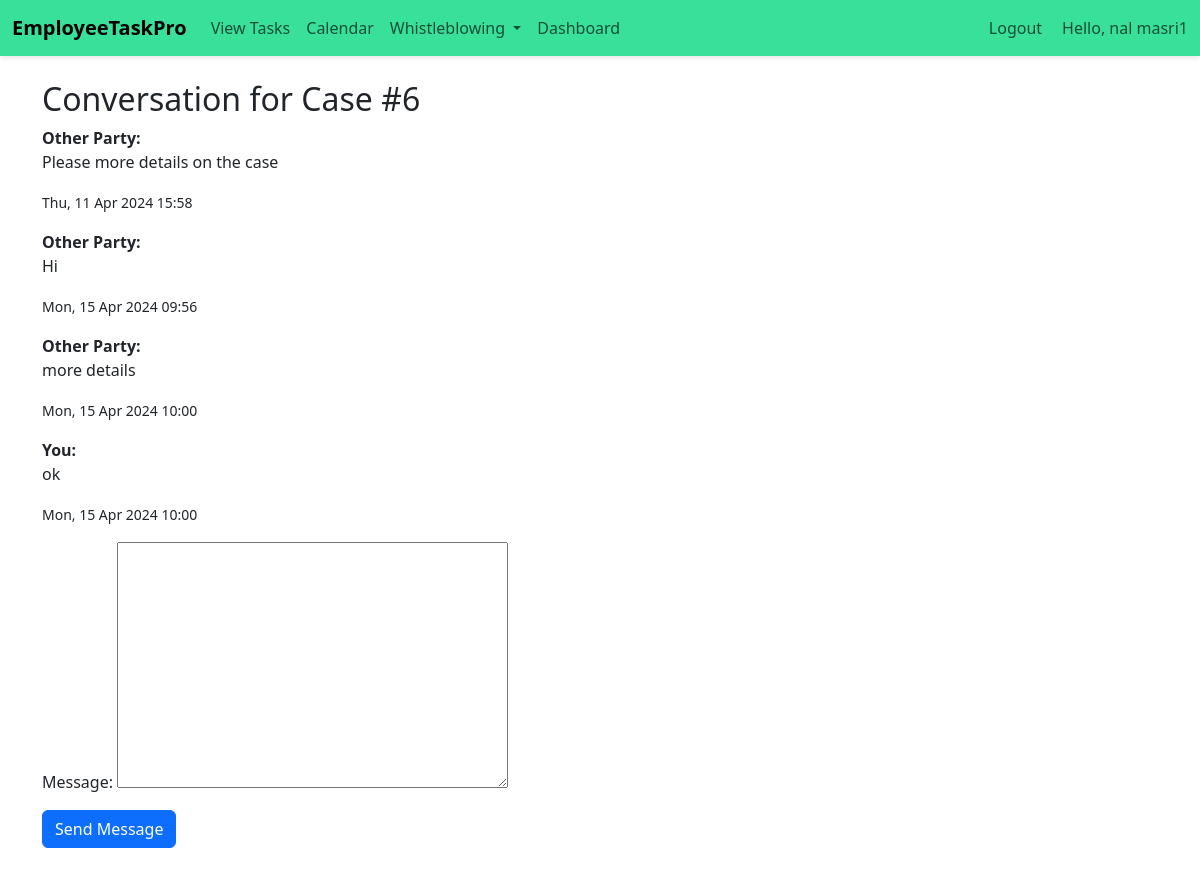
The page /emp/case-conversation/6/ (signed in) on the database as committed earlier.
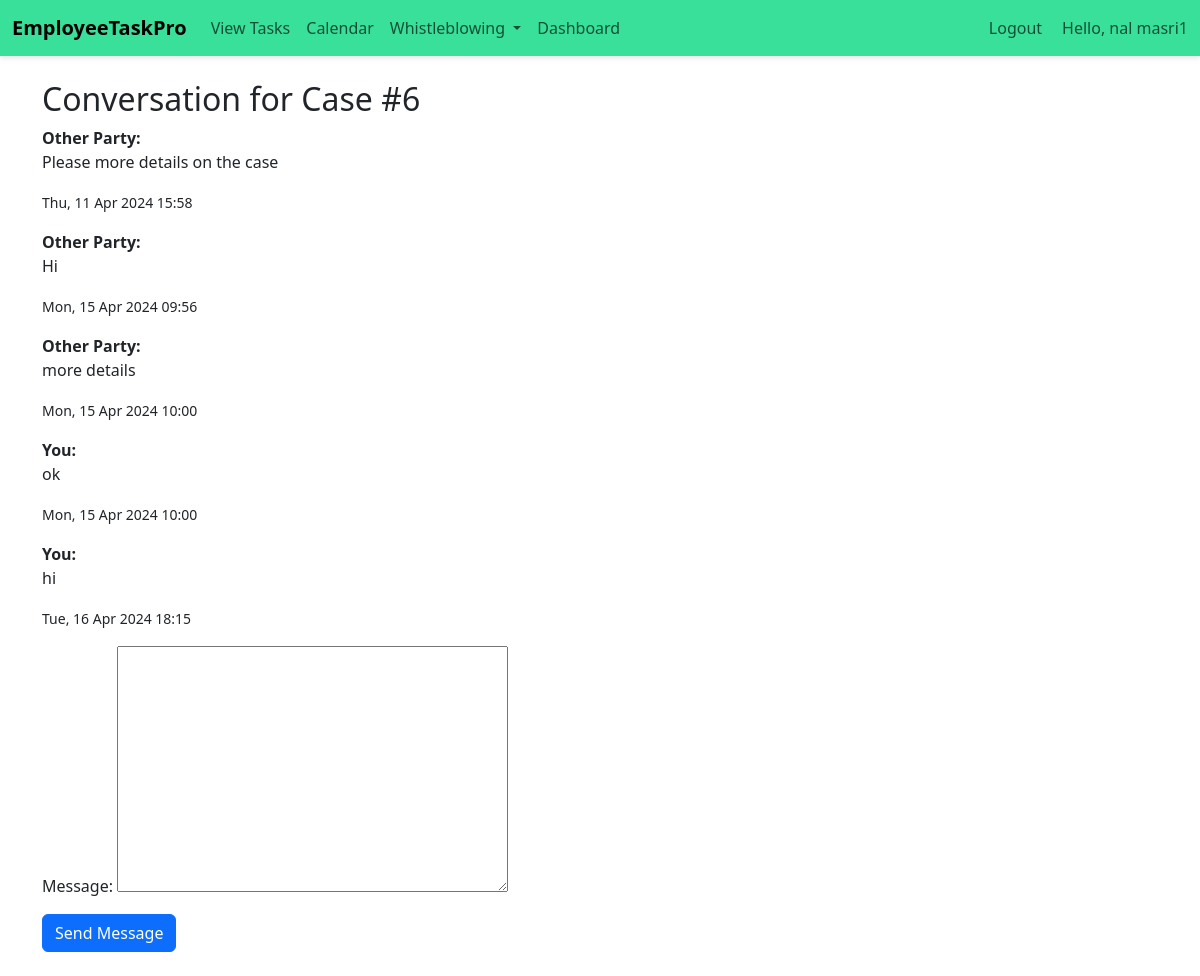
The same page on the database as committed later.
### emp/models.py (models this page shows, shortened)
class CaseConversation(models.Model):
    case = models.ForeignKey(WhistleblowingCase, related_name='conversations', on_delete=models.CASCADE)
    sender = models.ForeignKey(User, on_delete=models.CASCADE)
    message = models.TextField()
    date_time = models.DateTimeField(auto_now_add=True)

### emp/views.py (the view)
# urls.py: path('case-conversation/<int:case_id>/', case_conversation, name='case_conversation'),
@login_required
def case_conversation(request, case_id):
    case = get_object_or_404(WhistleblowingCase, id=case_id)
    if request.method == 'POST':
        form = ConversationForm(request.POST)
        if form.is_valid():
            conversation = form.save(commit=False)
            conversation.case = case
            conversation.sender = request.user
            conversation.save()
            return redirect('emp:case_conversation', case_id=case_id)
    else:
        form = ConversationForm()
    conversations = case.conversations.all()
    return render(request, 'emp/case_conversation.html', {'form': form, 'conversations': conversations, 'case': case})

### emp/forms.py
class ConversationForm(forms.ModelForm):
    class Meta:
        model = CaseConversation
        fields = ['message']

### emp/context_processors.py (called while the page is built)
def user_roles(request):
    is_hr_or_manager = request.user.groups.filter(name__in=['HR', 'Manager']).exists()
    is_employee = request.user.groups.filter(name='Employee').exists()
    return {
        'is_hr_or_manager': is_hr_or_manager,
        'is_employee': is_employee,
    }

### templates/emp/case_conversation.html (shortened to what this page needs)
<!doctype html>
<html lang="en">
<head>
    <link href="https://cdn.jsdelivr.net/npm/bootstrap@5.2.2/dist/css/bootstrap.min.css"
          rel="stylesheet"
>
</head>
<body>
{% include 'emp/navbar.html' %}
<div class="container my-4">
    <h2>Conversation for Case #{{ case.id }}</h2>
    {% for conversation in conversations %}
        <div class="mb-3">
            {% if conversation.sender == request.user %}
            <strong>You:</strong>
            {% else %}
                <strong> Other Party: </strong>
            {% endif %}
            <p>{{ conversation.message }}</p>
            <small>{{ conversation.date_time|date:"D, d M Y H:i" }}</small>
        </div>
    {% empty %}
        <p>No conversations yet.</p>
    {% endfor %}
    <form method="post">
        {{ form.as_p }}
        <button type="submit" class="btn btn-primary">Send Message</button>
    </form>
</div>
</body>
</html>

Rows that differ between the two databases and show on the page:
added CaseConversation: shows "You:", message "hi", date_time "Tue, 16 Apr 2024 18:15"
